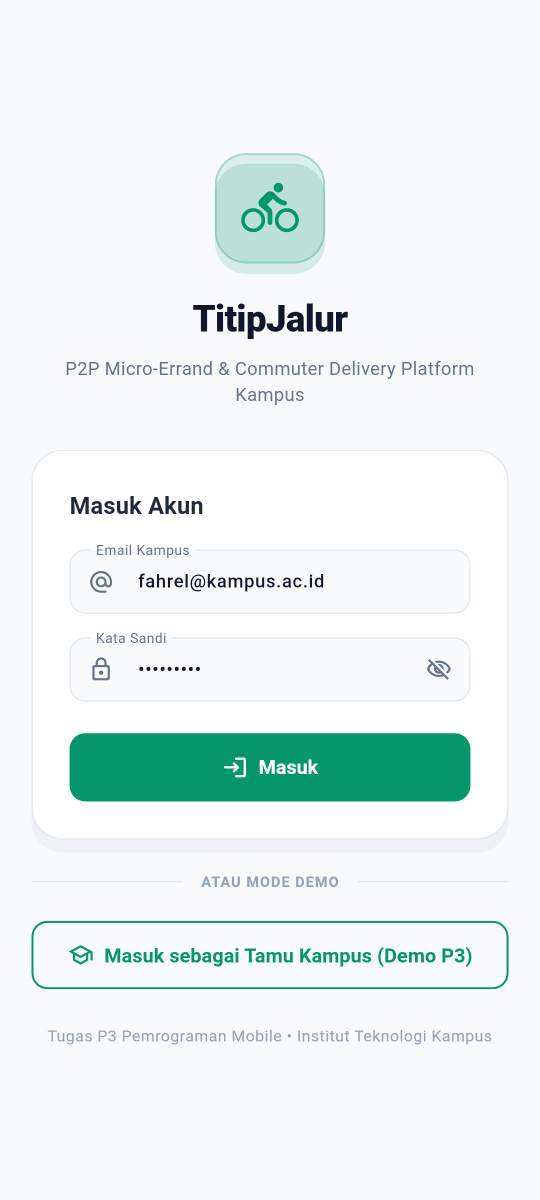
#> input picture P7/screenshots/00_p7_login_screen.png, 1080 x 2400 px (shown at 1/2 size)
$ python generate_demo_video.py
#> lines starting #> are read from the running program, lines starting #| are printed output that depends on the picture; after the words box and inside, x2 and y2 are one past the last pixel; in counts of white or black regions, pixels touching at a corner belong together
import os
import subprocess
from PIL import Image, ImageDraw, ImageFont, ImageFilter

FONT_DIR = "/home/mynggiz/development/flutter/bin/cache/artifacts/material_fonts"
ROBOTO_BOLD = f"{FONT_DIR}/Roboto-Bold.ttf"
ROBOTO_REGULAR = f"{FONT_DIR}/Roboto-Regular.ttf"
ROBOTO_MEDIUM = f"{FONT_DIR}/Roboto-Medium.ttf"

def get_font(path, size):
    try:
        return ImageFont.truetype(path, size)
    except:
        return ImageFont.load_default()

font_title_brand = get_font(ROBOTO_BOLD, 22)
font_step_badge = get_font(ROBOTO_BOLD, 15)
font_scene_title = get_font(ROBOTO_BOLD, 36)
font_section_header = get_font(ROBOTO_BOLD, 20)
font_body = get_font(ROBOTO_REGULAR, 18)
font_body_bold = get_font(ROBOTO_BOLD, 18)
font_tag = get_font(ROBOTO_BOLD, 14)
font_status = get_font(ROBOTO_BOLD, 16)

SCENES = [
    {
        "step": "TAHAP 01 / 11 • AUTENTIKASI MAHASISWA",
        "title": "Layar Masuk & Mode Tamu Kampus",
        "screenshot": "P7/screenshots/00_p7_login_screen.png",
        "bullets": [
            "Autentikasi terintegrasi sesi lokal permanen SharedPreferences.",
            "Tersedia tombol cepat 'Masuk sebagai Tamu Kampus (Demo)'.",
            "Validasi format email kampus dan keamanan kata sandi.",
            "Sesi pengguna tetap tersimpan saat aplikasi ditutup/reboot."
        ],
        "tags": ["AuthService", "SharedPreferences", "Single Sign-On", "Session Restore"],
        "status": "STATUS: TERVERIFIKASI (UNIT TEST PASSED)"
    },
    {
        "step": "TAHAP 02 / 11 • BERANDA & PANDUAN PENGGUNA",
        "title": "Homepage & Statistik Komuter",
        "screenshot": "P7/screenshots/00_p7_homepage_screen.png",
        "bullets": [
            "Ringkasan ekosistem kampus: 128 Komuter Aktif, 420+ Titipan.",
            "Panduan interaktif 3 langkah kerja platform TitipJalur.",
            "Pintasan aksi cepat: Buat Titipan Baru & Eksplorasi Rute.",
            "Floating Interactive Bottom Navigation 4 tab dengan animasi halus."
        ],
        "tags": ["StateNotifier", "Tutorial Step Guide", "Live Ecosystem", "Responsive UI"],
        "status": "STATUS: TERVERIFIKASI (UNIT TEST PASSED)"
    },
    {
        "step": "TAHAP 03 / 11 • DISCOVERY & RADIUS HIPERLOKAL",
        "title": "Feed Titipan & Slider Radius Komuter",
        "screenshot": "P7/screenshots/05_p7_commuter_feed_active.png",
        "bullets": [
            "Runner dapat mengatur radius jangkauan jalan (0.5 km s/d 5.0 km).",
            "Filter chip kategori interaktif: Kantin, ATK, Kafe, Belanja, Obat.",
            "Kartu titipan menyajikan rute penjemputan, tujuan, dan tip Rupiah.",
            "Daftar diperbarui secara reaktif menggunakan Riverpod stream."
        ],
        "tags": ["Radius Filtering", "Haversine Distance", "Category Chips", "Riverpod 2.6"],
        "status": "STATUS: TERVERIFIKASI (UNIT TEST PASSED)"
    },
    {
        "step": "TAHAP 04 / 11 • PEMBUATAN TITIPAN & SENSOR GPS",
        "title": "Form Buat Titipan dengan Deteksi GPS",
        "screenshot": "P7/screenshots/02_p7_gps_location_create.png",
        "bullets": [
            "Penyematan koordinat lokasi riil GPS perangkat via Geolocator.",
            "Penanganan izin GPS otomatis: denied, disabled, & permanently denied.",
            "Shortcut nominal tip imbalan ramah mahasiswa: +2rb, +5rb, +10rb.",
            "Perlindungan Anti-Double Tap: tombol submit disabled saat memproses."
        ],
        "tags": ["Geolocator", "GPS Coordinates", "Hardware Permission", "Anti-Double Tap"],
        "status": "STATUS: TERVERIFIKASI (UNIT TEST PASSED)"
    },
    {
        "step": "TAHAP 05 / 11 • VALIDASI ATURAN BISNIS",
        "title": "Validasi Formulir & Penanganan Error",
        "screenshot": "P4/screenshots/05_form_input_validation.png",
        "bullets": [
            "Validasi minimal karakter: Nama item >= 3, Pickup >= 3, Dropoff >= 3.",
            "Validasi minimal nominal tip imbalan Runner >= Rp 2.000.",
            "Banner error informatif muncul seketika jika input tidak valid.",
            "Mencegah 'input merusak alur' sesuai standar rubrik Dr. Haryono."
        ],
        "tags": ["Form Validation", "Business Rules", "Zero Crash", "Error Feedback"],
        "status": "STATUS: TERVERIFIKASI (UNIT TEST PASSED)"
    },
    {
        "step": "TAHAP 06 / 11 • RINCIAN PESANAN & KLAIM RUNNER",
        "title": "Detail Titipan & Aksi Klaim Runner",
        "screenshot": "P5/screenshots/04_fitur2_detail_runner_claim.png",
        "bullets": [
            "Timeline status pesanan 3 tahap: Terbuka -> Diambil -> Selesai.",
            "Rincian lengkap komoditas, titik ambil, kontak, dan nominal tip.",
            "Runner menekan 'Bantu Teman (Ambil Titipan Ini)' untuk mengunci order.",
            "Status otomatis berpindah ke 'Accepted' di seluruh perangkat."
        ],
        "tags": ["DetailScreen", "State Machine", "Runner Claim", "Status Transition"],
        "status": "STATUS: TERVERIFIKASI (UNIT TEST PASSED)"
    },
    {
        "step": "TAHAP 07 / 11 • MANAJEMEN TUGAS BELANJA RUNNER",
        "title": "Tab Runner & Tombol Selesaikan Tugas",
        "screenshot": "P5/screenshots/05_fitur2_runner_tasks_complete.png",
        "bullets": [
            "Tab khusus memisahkan pesanan yang sedang diantar oleh Runner.",
            "Indikator tracking estimasi waktu tiba berdasarkan jarak tempuh.",
            "Tombol hijau 'Selesaikan Tugas' memicu alur verifikasi fisik.",
            "Menjamin alur dua-sisi (two-sided marketplace) berjalan tuntas."
        ],
        "tags": ["ErrandOrdersPage", "Runner Tasks", "Delivery Tracking", "Two-Sided Flow"],
        "status": "STATUS: TERVERIFIKASI (UNIT TEST PASSED)"
    },
    {
        "step": "TAHAP 08 / 11 • BUKTI SERAH TERIMA & KAMERA PERANGKAT",
        "title": "Kamera Proof of Delivery (POD) Dialog",
        "screenshot": "P7/screenshots/03_p7_pod_camera_dialog.png",
        "bullets": [
            "Integrasi kamera native perangkat via ImagePicker & PodCameraService.",
            "Runner memotret fisik barang yang telah sampai di titik serah terima.",
            "Opsi unggah foto dari galeri sebagai alternatif cadangan.",
            "Kompresi gambar otomatis lokal menjaga ukuran file tetap hemat kuota."
        ],
        "tags": ["ImagePicker", "Camera Native", "POD Verification", "Image Compression"],
        "status": "STATUS: TERVERIFIKASI (UNIT TEST PASSED)"
    },
    {
        "step": "TAHAP 09 / 11 • ORDER SELESAI & LENCANA VERIFIKASI",
        "title": "Pesanan Selesai Terverifikasi POD",
        "screenshot": "P7/screenshots/04_p7_pod_verified_detail.png",
        "bullets": [
            "Lencana hijau 'Bukti Serah Terima - Terverifikasi oleh Kamera'.",
            "Mencegah kecurangan serah-terima barang antara mahasiswa.",
            "Pemicu otomatis notifikasi sistem lokal: 'Titipan Berhasil Selesai!'.",
            "Status order berpindah ke tahap terminal 'Completed' secara persisten."
        ],
        "tags": ["Verified Badge", "Fraud Protection", "Local Notification", "Completed State"],
        "status": "STATUS: TERVERIFIKASI (UNIT TEST PASSED)"
    },
    {
        "step": "TAHAP 10 / 11 • KENDALI PEMOHON & PEMBATALAN",
        "title": "Tab Permintaan Saya & Batalkan Titipan",
        "screenshot": "P7/screenshots/06_p7_requester_orders_tab.png",
        "bullets": [
            "Pemohon dapat memantau seluruh status riwayat pesanan yang dibuat.",
            "Tombol 'Batalkan Titipan Ini' tersedia untuk pesanan berstatus Terbuka.",
            "Dialog konfirmasi mencegah salah tekan atau pembatalan tak sengaja.",
            "Data pesanan terhapus secara atomik dari penyimpanan lokal disk."
        ],
        "tags": ["User Control", "Delete (CRUD)", "Confirmation Dialog", "Storage Sync"],
        "status": "STATUS: TERVERIFIKASI (UNIT TEST PASSED)"
    },
    {
        "step": "TAHAP 11 / 11 • MULTI-SIDED ROLE SWITCHER & AKUN",
        "title": "Halaman Akun & Peralihan Peran Instan",
        "screenshot": "P7/screenshots/01_p7_auth_role_switcher.png",
        "bullets": [
            "Mahasiswa dapat beralih peran instan: Mode Pemohon <-> Mode Komuter.",
            "Hak akses aksi disesuaikan dinamis sesuai peran aktif (Role Gating).",
            "Dompet komuter kampus mencatat total kompensasi tip yang terkumpul.",
            "Tombol Logout aman dengan dialog konfirmasi dan pembersihan sesi."
        ],
        "tags": ["Role Switcher", "Multi-Sided Persona", "Commuter Wallet", "Profile Management"],
        "status": "STATUS: TERVERIFIKASI (112/112 TESTS PASSED)"
    }
]

def create_rounded_mask(size, radius):
    mask = Image.new("L", size, 0)
    draw = ImageDraw.Draw(mask)
    draw.rounded_rectangle((0, 0, size[0], size[1]), radius=radius, fill=255)
    return mask

def generate_scene_frame(scene, output_path):
#> called with output_path = 'temp_video_frames/frame_00.png'
    width, height = 1920, 1080
    bg = Image.new("RGB", (width, height), (11, 18, 30))
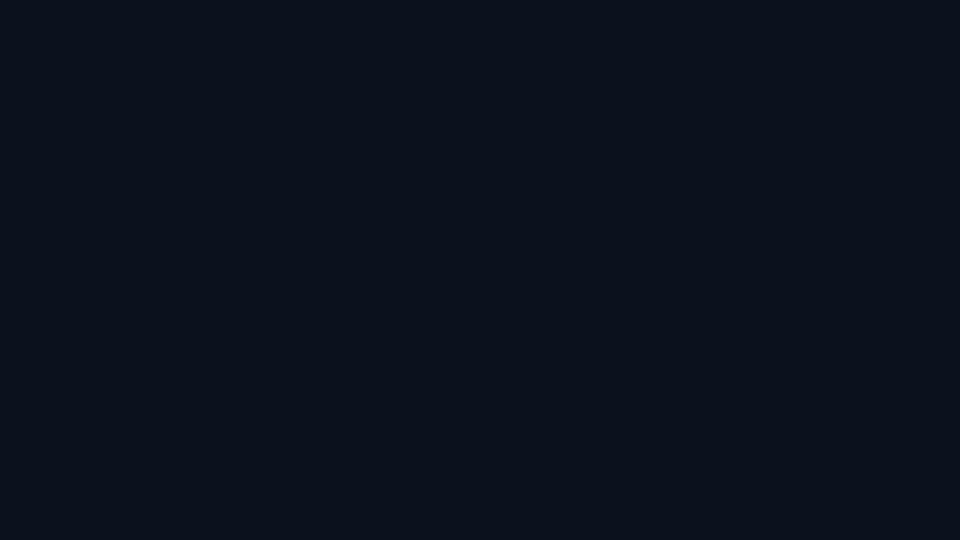
#> bg: PIL image 1920x1080 RGB (shown at 1/2 size); mean R, G, B 11, 18, 30
    draw = ImageDraw.Draw(bg)

    # Gradient background
    for y in range(height):
        ratio = y / height
        r = int(11 * (1 - ratio) + 6 * ratio)
        g = int(22 * (1 - ratio) + 45 * ratio)
        b = int(34 * (1 - ratio) + 30 * ratio)
        draw.line([(0, y), (width, y)], fill=(r, g, b))

    # Decorative header bar
    draw.rectangle([(0, 0), (width, 68)], fill=(15, 23, 42))
    draw.line([(0, 68), (width, 68)], fill=(30, 41, 59), width=2)
    draw.ellipse([(60, 26), (74, 40)], fill=(16, 185, 129))
    draw.text((86, 21), "TITIPJALUR", font=font_title_brand, fill=(255, 255, 255))
    draw.text((220, 23), "•  P2P Micro-Errand & Commuter Delivery Platform", font=font_body, fill=(148, 163, 184))

    # Right header info
    right_text = "MVP VERSION 1 • SHOWCASE RESMI PERTEMUAN 07"
    draw.text((1420, 23), right_text, font=font_step_badge, fill=(52, 211, 153))

    # Left Column: Information Panel (Width: 980)
    left_x = 64
    y = 110

    # Step Pill Badge
    step_text = scene["step"]
    draw.rounded_rectangle([(left_x, y), (left_x + 360, y + 34)], radius=8, fill=(6, 78, 59), outline=(16, 185, 129))
    draw.text((left_x + 16, y + 7), step_text, font=font_step_badge, fill=(110, 231, 183))
    y += 52

    # Scene Title
    draw.text((left_x, y), scene["title"], font=font_scene_title, fill=(255, 255, 255))
    y += 62

    # Divider
    draw.line([(left_x, y), (left_x + 920, y)], fill=(30, 41, 59), width=2)
    y += 24

    # Section: Penjelasan Fungsional & Rekayasa
    draw.text((left_x, y), "ALUR KERJA & INTEGRASI TEKNIS", font=font_section_header, fill=(52, 211, 153))
    y += 36

    for b in scene["bullets"]:
        # Bullet dot
        draw.ellipse([(left_x + 4, y + 8), (left_x + 14, y + 18)], fill=(16, 185, 129))
        draw.text((left_x + 28, y + 4), b, font=font_body, fill=(226, 232, 240))
        y += 42
#> after the loop, y = 452

    y += 20
#> y = 472
    # Tags / Technical Architecture Pills
    draw.text((left_x, y), "KOMPONEN ARSITEKTUR & SENSOR", font=font_section_header, fill=(148, 163, 184))
    y += 36
#> y = 508

    tag_x = left_x
    for tag in scene["tags"]:
        tag_w = len(tag) * 9 + 28
        draw.rounded_rectangle([(tag_x, y), (tag_x + tag_w, y + 32)], radius=6, fill=(30, 41, 59), outline=(51, 65, 85))
        draw.text((tag_x + 14, y + 7), tag, font=font_tag, fill=(167, 243, 208))
        tag_x += tag_w + 14
#> after the loop, tag_x = 745

    y += 64
#> y = 572
    # Status Banner Box
    draw.rounded_rectangle([(left_x, y), (left_x + 920, y + 64)], radius=12, fill=(6, 95, 70), outline=(52, 211, 153), width=2)
    draw.ellipse([(left_x + 24, y + 24), (left_x + 40, y + 40)], fill=(16, 185, 129))
    draw.text((left_x + 54, y + 22), scene["status"], font=font_status, fill=(255, 255, 255))
    draw.text((left_x + 640, y + 23), "112 / 112 TESTS PASSED", font=font_tag, fill=(167, 243, 208))

    # Footer Notes
    draw.text((left_x, 1020), "Pemrograman Mobile (Era AI Agent) • Dr. Haryono • Repositori: MyNggiz/TitipJalur", font=font_tag, fill=(100, 116, 139))

    # Right Column: Phone Mockup Frame (X: 1220 to 1800, Y: 90 to 1030)
    phone_x = 1260
    phone_y = 90
    phone_h = 940
    # Screenshot aspect ratio is 1080x2400 (ratio: 0.45)
    phone_w = int(phone_h * (1080 / 2400))  # approx 423 px

    # Phone outer shadow and chassis
    chassis_pad = 12
    outer_box = [
        phone_x - chassis_pad,
        phone_y - chassis_pad,
        phone_x + phone_w + chassis_pad,
        phone_y + phone_h + chassis_pad
    ]
    draw.rounded_rectangle(outer_box, radius=36, fill=(15, 23, 42), outline=(52, 211, 153), width=3)

    # Load and place screenshot
    shot_path = scene["screenshot"]
    if os.path.exists(shot_path):
        shot_img = Image.open(shot_path).convert("RGBA")
#> shot_img is the input picture: PIL image 1080x2400 RGBA; mean R, G, B, A 233.5, 243, 242.5, 255
        shot_resized = shot_img.resize((phone_w, phone_h), Image.Resampling.LANCZOS)
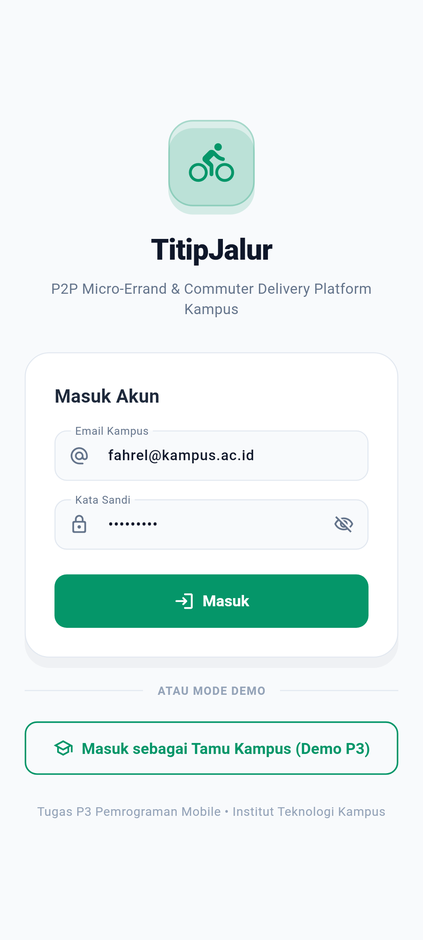
#> shot_resized: PIL image 423x940 RGBA; mean R, G, B, A 233.5, 243, 242.4, 255

        # Round the screenshot corners
        corner_radius = 26
        mask = create_rounded_mask((phone_w, phone_h), corner_radius)
#> in create_rounded_mask, `mask = Image.new("L", size, 0)`: mask: PIL image 423x940 L; every value is 0
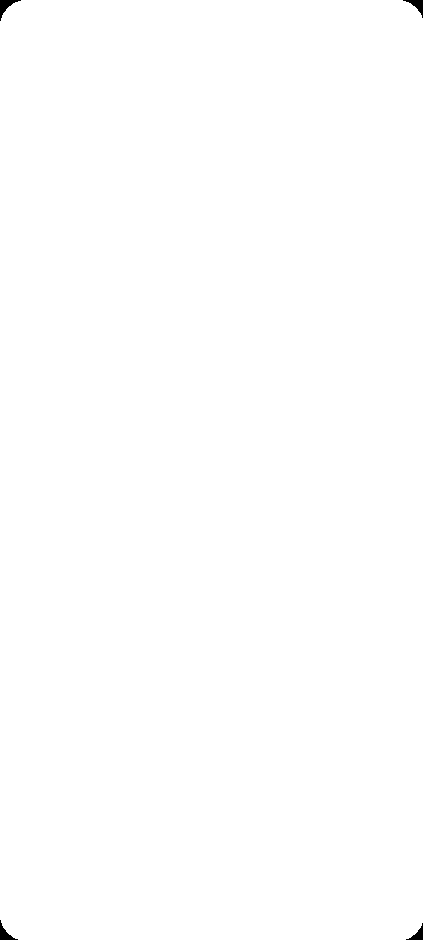
#> mask: PIL image 423x940 L; 99.9% white; 4 black regions, box (x1, y1, x2, y2) and area: (0, 0, 21, 21) 150, (403, 0, 423, 18) 129, (0, 920, 18, 940) 129, (406, 923, 423, 940) 109
        bg.paste(shot_resized, (phone_x, phone_y), mask)
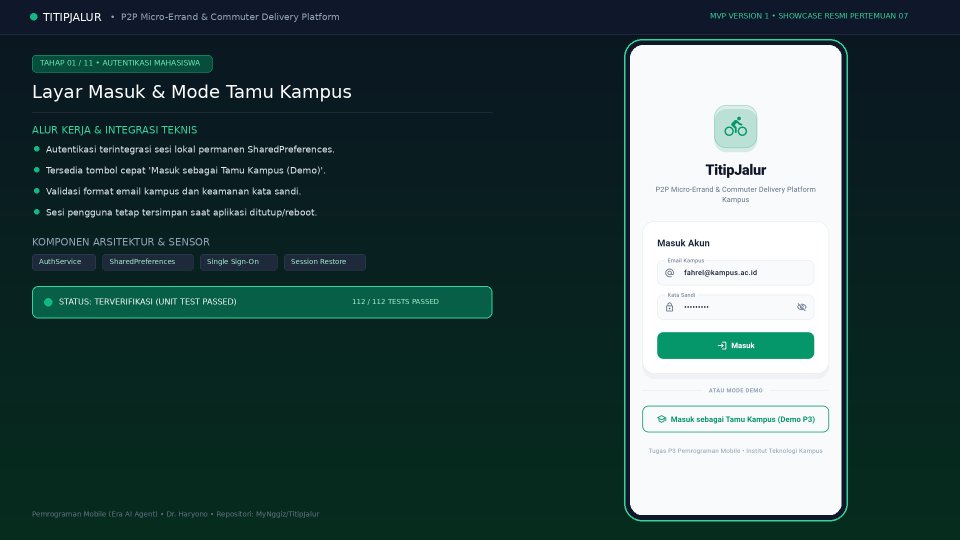
#> bg: PIL image 1920x1080 RGB (shown at 1/2 size); mean R, G, B 54.3, 78.6, 77.2

    bg.save(output_path, "PNG")

print("Rendering scene frames for video...")
os.makedirs("temp_video_frames", exist_ok=True)
for i, scene in enumerate(SCENES):
    frame_path = f"temp_video_frames/frame_{i:02d}.png"
    generate_scene_frame(scene, frame_path)
    print(f"Rendered frame {i+1}/{len(SCENES)}: {frame_path}")
#> pass 2 of the loop `for i, scene in enumerate(SCENES):`:
#> after the loop in generate_scene_frame (call 2), `for b in scene["bullets"]:`: y = 452
#> in generate_scene_frame (call 2), `y += 20`: y = 472
#> in generate_scene_frame (call 2), `y += 36`: y = 508
#> after the loop in generate_scene_frame (call 2), `for tag in scene["tags"]:`: tag_x = 763
#> in generate_scene_frame (call 2), `y += 64`: y = 572
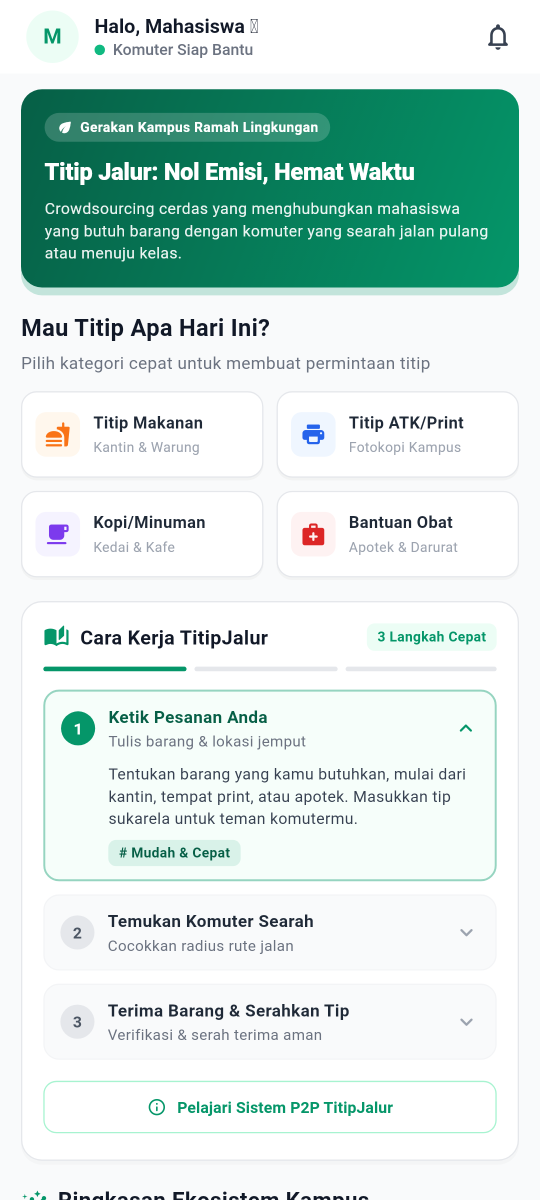
#> input picture P7/screenshots/00_p7_homepage_screen.png, 1080 x 2400 px (shown at 1/2 size)
#> in generate_scene_frame, shot_img is the input picture: PIL image 1080x2400 RGBA; mean R, G, B, A 208.7, 228.1, 223, 255
#> in generate_scene_frame (call 2), `shot_resized = shot_img.resize((phone_w, phone_h), Image.Resampling.LA..`:
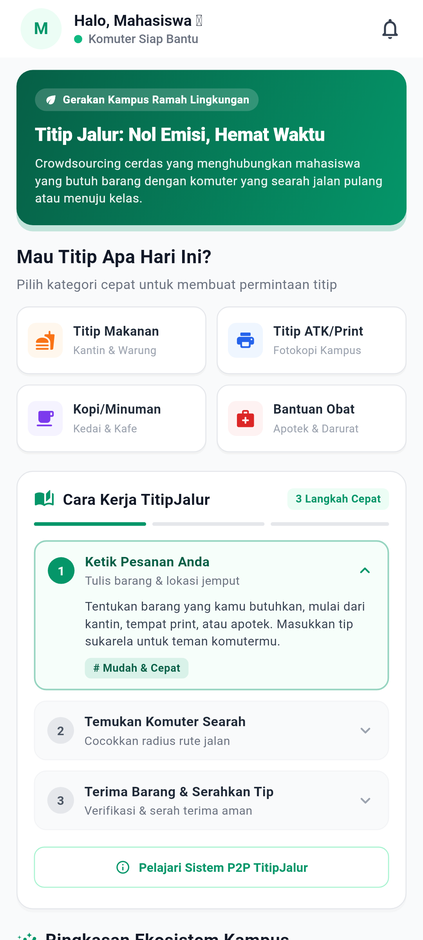
#> shot_resized: PIL image 423x940 RGBA; mean R, G, B, A 208.6, 227.8, 222.8, 255
#> in generate_scene_frame (call 2), `bg.paste(shot_resized, (phone_x, phone_y), mask)`:
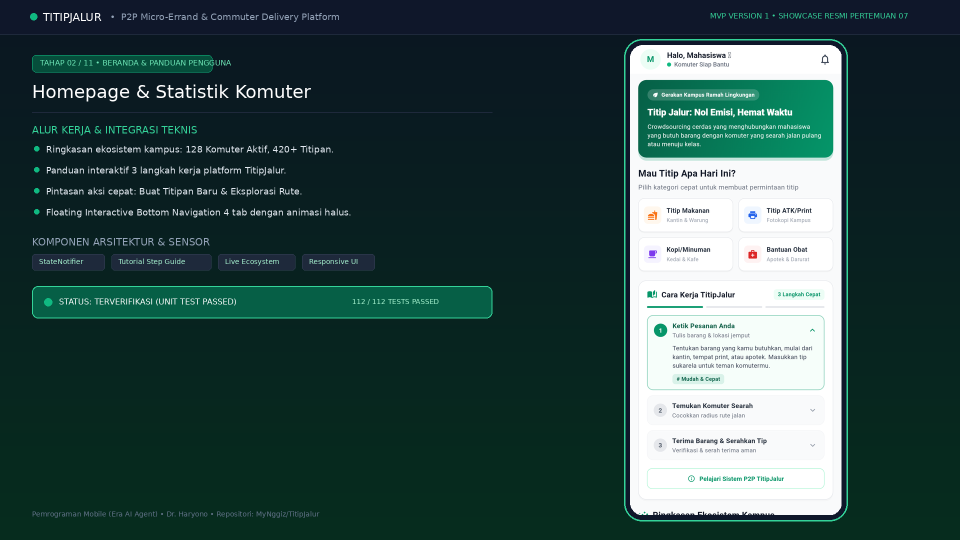
#> bg: PIL image 1920x1080 RGB (shown at 1/2 size); mean R, G, B 49.5, 75.6, 73.4

print("Frames rendered successfully!")
